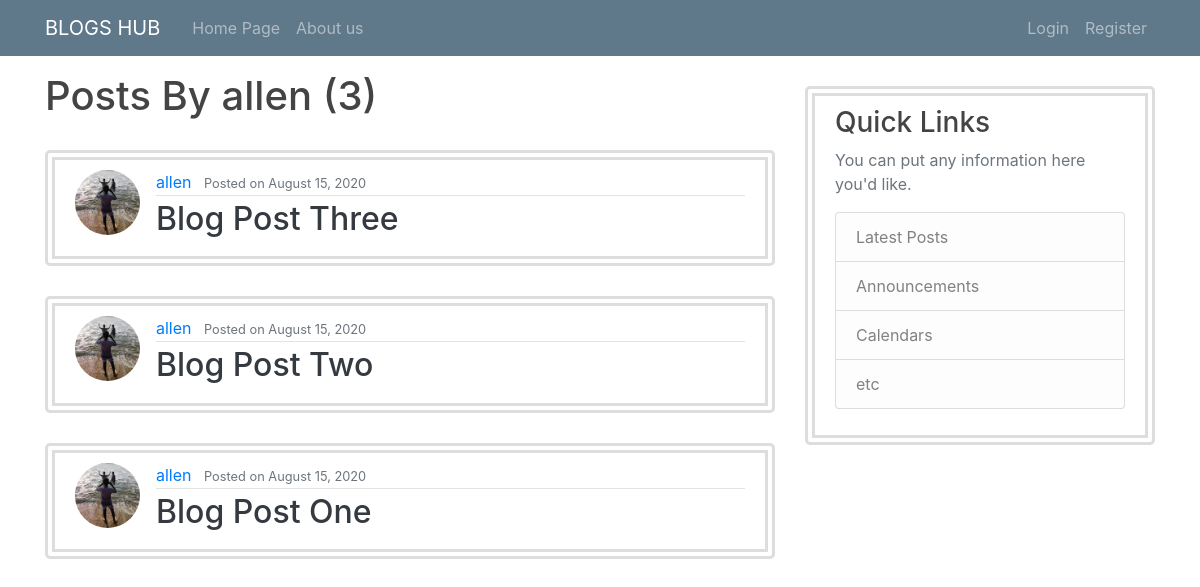
The page /user/allen on the database as committed earlier.
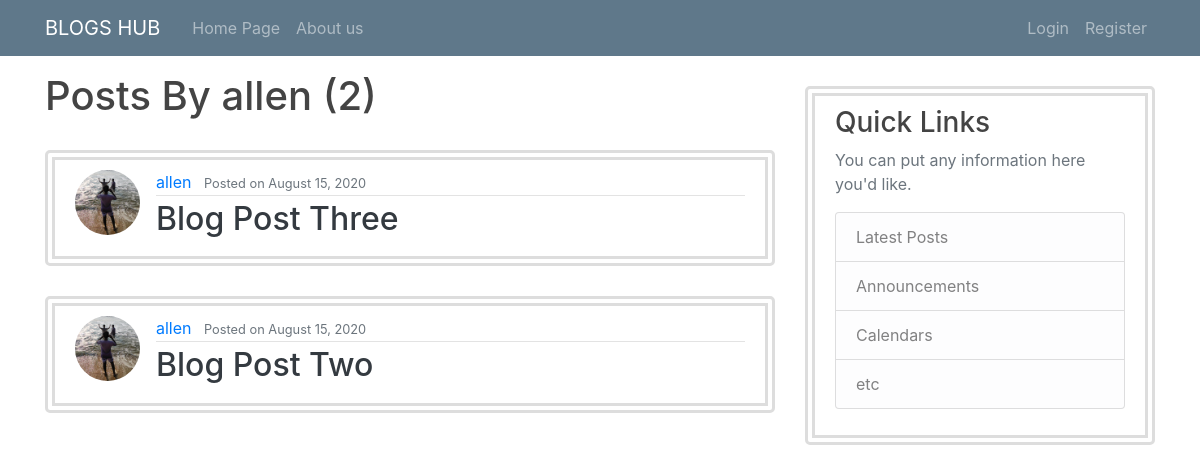
The same page on the database as committed later.
### blog/models.py (models this page shows, shortened)
class Post (models.Model):
    title = models.CharField(max_length=100)
    content = models.TextField()
    date_posted = models.DateTimeField(default=timezone.now)
    author = models.ForeignKey(User, on_delete = models.CASCADE)

### users/models.py (models this page shows, shortened)
class Profile(models.Model):
    user = models.OneToOneField(User, on_delete = models.CASCADE)
    image = models.ImageField(default = 'default.jpeg',upload_to = 'profile_pics')

### blog/views.py (the view)
# urls.py: path('user/<str:username>', UserPostListView.as_view(), name='user-posts'),
class UserPostListView(ListView):
    model = Post
    template_name = 'blog/user_posts.html'
    context_object_name = 'posts'
    ordering = ['-date_posted']
    paginate_by = 8
    def get_queryset(self):
        user = get_object_or_404(User,username=self.kwargs.get('username'))
        return Post.objects.filter(author=user).order_by('-date_posted')

### blog/templates/blog/user_posts.html (shortened to what this page needs)
{% extends 'blog/base.html' %}
{% block content %}
<h1 class="mb-3 mt-3 ">Posts By {{view.kwargs.username}} ({{page_obj.paginator.count}})</h1>
{% for post in posts %}
<article class="media content-section">
    <img class="rounded-circle article-img" src="{{post.author.profile.image.url}}" alt="">
    <div class="media-body">
        <div class="article-metadata">
            <a class="mr-2 " href="{% url 'user-posts' post.author.username %}">{{ post.author }}</a>
            <small class="text-muted">Posted on {{ post.date_posted|date:'F d, Y' }}</small>
        </div>
        <h2><a class="article-title text-dark" href="{% url 'post-detail' post.id %}">{{ post.title }}</a></h2>
    </div>
</article>
{%endfor%}
{% endblock content %}

Rows that differ between the two databases and show on the page:
removed Post: author.profile.image (picture), author "allen", date_posted "August 15, 2020", title "Blog Post One"
Other text that changed with them:
{{ page_obj.paginator.count }}: "3" → "2"
